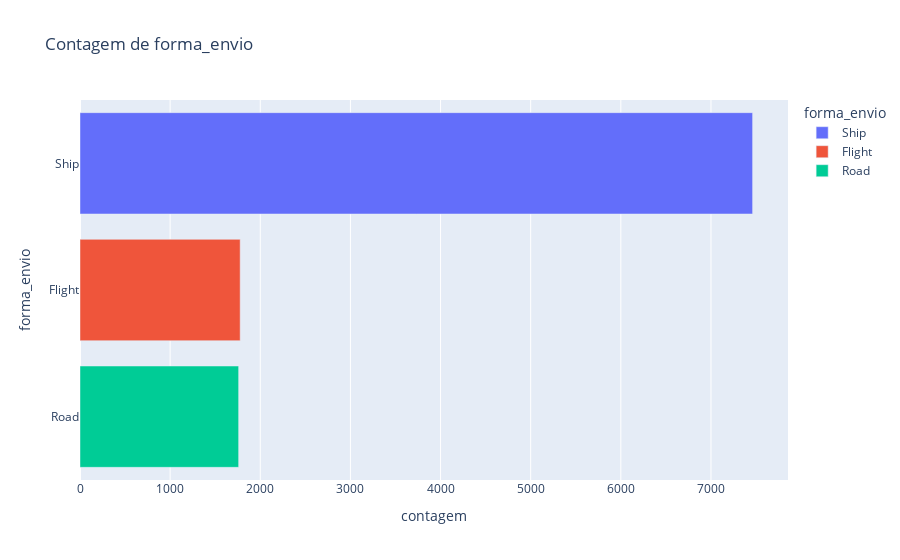

Notebook code for this chart:
### Markdown cell above
#### Forma de envio x Entrega

### Code cell
mostrar_contagem('forma_envio', colunas_object)

### Figure 1 — Plotly figure (JSON) as saved in the notebook; plotly's stock layout.template omitted (floating-point values rounded to 4 significant figures)
{"data": [{"alignmentgroup": "True", "hovertemplate": "forma_envio=%{y}<br>contagem=%{x}<extra></extra>", "legendgroup": "Ship", "marker": {"color": "#636efa", "pattern": {"shape": ""}}, "name": "Ship", "offsetgroup": "Ship", "orientation": "h", "showlegend": true, "textposition": "auto", "type": "bar", "x": [7462], "xaxis": "x", "y": ["Ship"], "yaxis": "y"}, {"alignmentgroup": "True", "hovertemplate": "forma_envio=%{y}<br>contagem=%{x}<extra></extra>", "legendgroup": "Flight", "marker": {"color": "#EF553B", "pattern": {"shape": ""}}, "name": "Flight", "offsetgroup": "Flight", "orientation": "h", "showlegend": true, "textposition": "auto", "type": "bar", "x": [1777], "xaxis": "x", "y": ["Flight"], "yaxis": "y"}, {"alignmentgroup": "True", "hovertemplate": "forma_envio=%{y}<br>contagem=%{x}<extra></extra>", "legendgroup": "Road", "marker": {"color": "#00cc96", "pattern": {"shape": ""}}, "name": "Road", "offsetgroup": "Road", "orientation": "h", "showlegend": true, "textposition": "auto", "type": "bar", "x": [1760], "xaxis": "x", "y": ["Road"], "yaxis": "y"}], "layout": {"barmode": "relative", "legend": {"title": {"text": "forma_envio"}, "tracegroupgap": 0}, "title": {"text": "Contagem de forma_envio"}, "xaxis": {"anchor": "y", "domain": [0, 1], "title": {"text": "contagem"}}, "yaxis": {"anchor": "x", "categoryarray": ["Road", "Flight", "Ship"], "categoryorder": "array", "domain": [0, 1], "title": {"text": "forma_envio"}}}}
